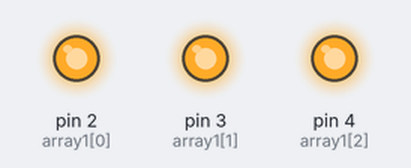
This sketch was run on a simulated Arduino Uno, built with avr-gcc and run on an emulated ATmega328P. On the bench: output pins drawn as LEDs (lit = HIGH).

Above: at 0.1 s.
At 3.6 s:
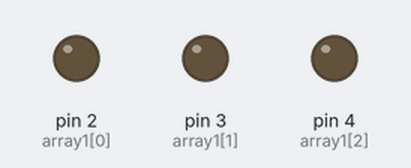
Timing chart, 0 to 5.1 s (numbered marks = the images above):
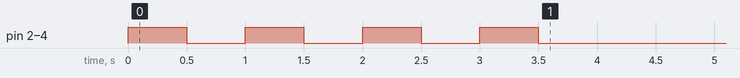

The sketch:

ARRAY_LEDS.ino
```cpp
int array1[]={2,3,4};
void setup() {
  for(int i=0;i<=2;i++){
    pinMode(array1[i],OUTPUT);
  }
  int control=0;
  while(control<=3){
    control+=1;
    blink_led();
    delay(500);
  }

}

void loop() {
  // put your main code here, to run repeatedly:

}
void blink_led(){
  digitalWrite(array1[0],HIGH);
  digitalWrite(array1[1],HIGH);
  digitalWrite(array1[2],HIGH);
  delay(500);
  digitalWrite(array1[0],LOW);
  digitalWrite(array1[1],LOW);
  digitalWrite(array1[2],LOW);
}
```
